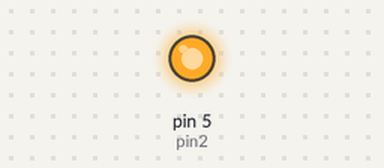
Bench run of a sketch on a simulated Arduino Uno, built with avr-gcc and run on an emulated ATmega328P. On the bench: output pins drawn as LEDs (lit = HIGH).

Above: at 0.1 s.
At 35.6 s:
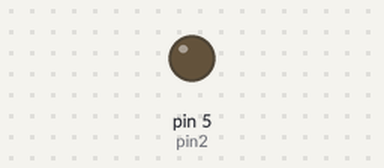
Timing chart, 0 to 40.0 s (numbered marks = the images above):
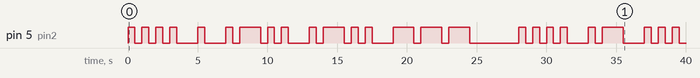

The sketch:

sketch_jul09a.ino
```cpp
int pin2 = 5;

int unit = 500;

void setup() {
  // put your setup code here, to run once:
  pinMode(pin2, OUTPUT);
}

void loop() {
  // put your main code here, to run repeatedly:
   dot();
   dot();
   dot();
   dot();
   delay(unit*2);
   dot();
   delay(1000);
   dot();
   dash();
   dot();
   dot();
   delay(1000);
   dot();
   dash();
   dot();
   dot();
   delay(1000);
   dash();
   dash();
   dash();


   delay(3000);
   dot();
   dot();
   dot();
   dot();
   delay(1000);
   dot();
   dash();
   delay(1000);
   dot();
   dot();
   dot();
   dash();
   delay(1000);
   dot();
   delay(3000);

   dot();
   dot();
   dash();
   dot();
   delay(1000);
   dot();
   dot();
   dash();
   delay(1000);
   dash();
   dot();
   delay(10000);

}

void dot() {
  digitalWrite(pin2, HIGH);
  delay(500);
  digitalWrite(pin2, LOW);
  delay(500);
}

void dash() {
  digitalWrite(pin2, HIGH);
  delay(1500);
  digitalWrite(pin2, LOW);
  delay(500);
}
```

Measured:
- by itself, pin 5 (pin2): LOW → HIGH at 0.00 s, → LOW 0.50 s later, → HIGH 0.50 s later, → LOW 0.50 s later, … (50 changes in this stretch)
